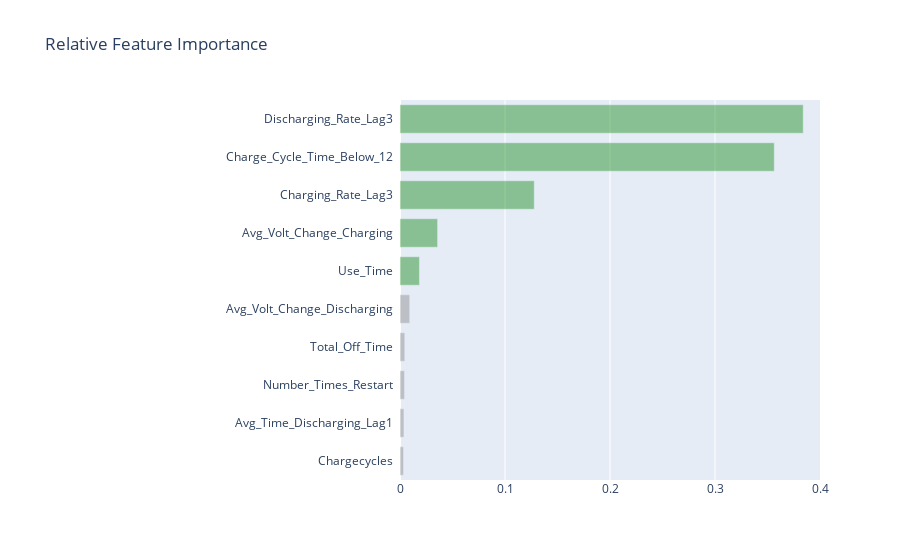

Notebook cell for this chart:
### Code cell
feature_importances = pd.DataFrame(gbdt.feature_importances_, index = X_train.columns, columns = ['importance'])
feature_importances = feature_importances.sort_values('importance', ascending = False)

colors = ["gray"] * 5 + ["green"] * 5
trace1 = go.Bar(y = [x.title() + "  " for x in feature_importances.index[:10][::-1]], 
                x = feature_importances.importance[:10][::-1], 
                name = "feature importance (relative)",
                marker = dict(color = colors, opacity = 0.4), orientation = "h")

data = [trace1]

layout = go.Layout(
    margin = dict(l = 400), width = 900,
    xaxis = dict(range = (0.0, 0.4)),
    title = 'Relative Feature Importance',
    barmode = 'group',
    bargap = 0.25
)
fig = go.Figure(data = data, layout = layout)
iplot(fig)

### Figure 1 — Plotly figure (JSON) as saved in the notebook; plotly's stock layout.template omitted (floating-point values rounded to 4 significant figures)
{"data": [{"marker": {"color": ["gray", "gray", "gray", "gray", "gray", "green", "green", "green", "green", "green"], "opacity": 0.4}, "name": "feature importance (relative)", "orientation": "h", "type": "bar", "x": [0.003381, 0.003751, 0.004348, 0.004567, 0.009257, 0.01851, 0.03583, 0.1279, 0.3565, 0.384], "y": ["Chargecycles  ", "Avg_Time_Discharging_Lag1  ", "Number_Times_Restart  ", "Total_Off_Time  ", "Avg_Volt_Change_Discharging  ", "Use_Time  ", "Avg_Volt_Change_Charging  ", "Charging_Rate_Lag3  ", "Charge_Cycle_Time_Below_12  ", "Discharging_Rate_Lag3  "]}], "layout": {"bargap": 0.25, "barmode": "group", "margin": {"l": 400}, "title": {"text": "Relative Feature Importance"}, "width": 900, "xaxis": {"range": [0, 0.4]}}}
